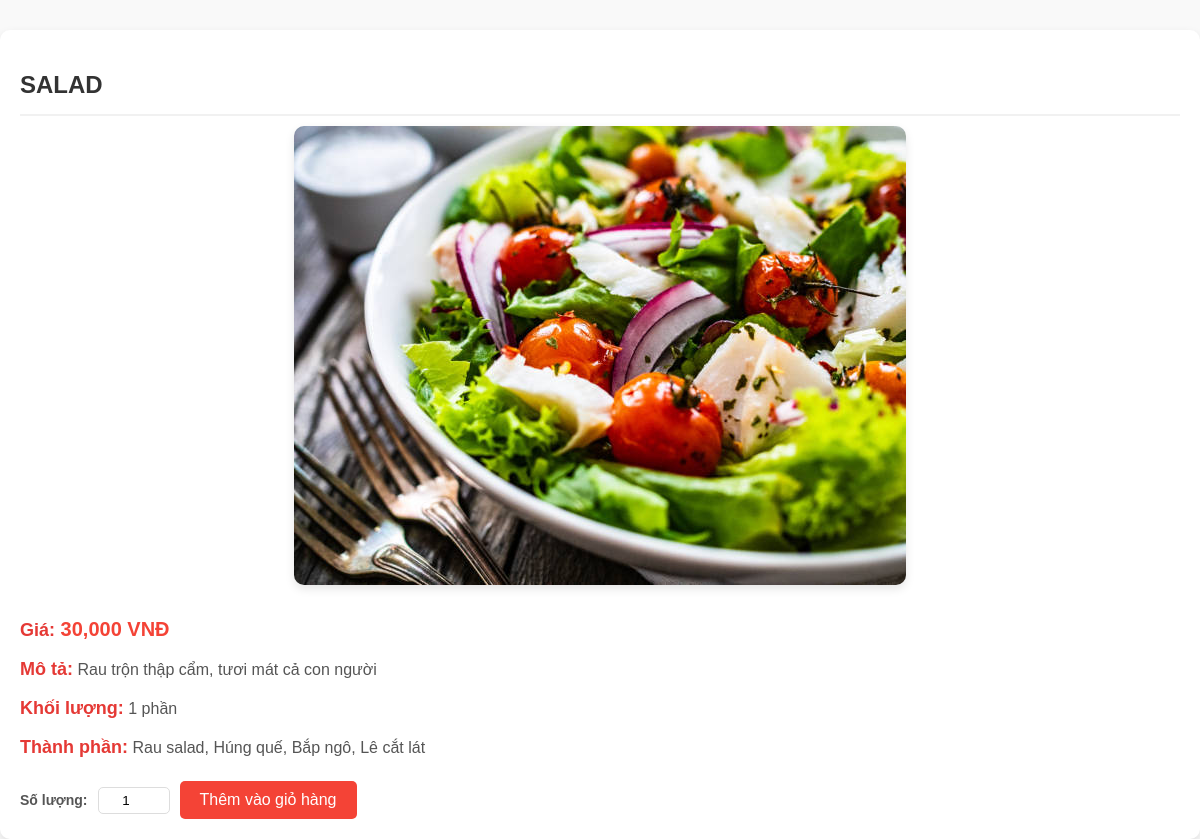
The page /product_detail.php?id=8 on the database its author committed.
### tables this page shows
CREATE TABLE `products_detail` (
  `id` int(11) NOT NULL,
  `name` varchar(255) NOT NULL,
  `price` decimal(10,2) NOT NULL,
  `image` varchar(255) NOT NULL,
  `description` text DEFAULT NULL,
  `weight` varchar(50) DEFAULT NULL,
  `ingredients` text DEFAULT NULL
);

### product_detail.php (the view, shortened to what this page needs)
<?php
$conn = new mysqli('localhost', 'root', '', 'food_db');
$id = isset($_GET['id']) ? (int)$_GET['id'] : 0;
$stmt = $conn->prepare("SELECT * FROM products_detail WHERE id = ?");
$stmt->bind_param("i", $id);
$stmt->execute();
$result = $stmt->get_result();
$product = $result->fetch_assoc();
?>
<!DOCTYPE html>
<html lang="vi">
<head>
    <link rel="stylesheet" href="css/product_detail.css">
</head>
<body>
    <div id="product-detail">
        <h1><?php echo htmlspecialchars($product['name']); ?></h1>
        <div class="image">
            <img src="<?php echo htmlspecialchars($product['image']); ?>" alt="<?php echo htmlspecialchars($product['name']); ?>">
        </div>
        <div class="details">
            <p><strong>Giá:</strong> <?php echo number_format($product['price']); ?> VNĐ</p>
            <p><strong>Mô tả:</strong> <?php echo htmlspecialchars($product['description']); ?></p>
            <p><strong>Khối lượng:</strong> <?php echo htmlspecialchars($product['weight']); ?></p>
            <p><strong>Thành phần:</strong> <?php echo htmlspecialchars($product['ingredients']); ?></p>
        </div>
        <form method="post" action="add_to_cart.php">
            <label for="quantity">Số lượng:</label>
            <input type="number" name="quantity" id="quantity" value="1" min="1" max="10">
            <button type="submit">Thêm vào giỏ hàng</button>
        </form>
    </div>
</body>
</html>

### css/product_detail.css (style rules this page uses)
body { font-family: Arial, sans-serif; line-height: 1.6; margin: 0; padding: 0; background-color: #f9f9f9; }
#product-detail { max-width: 1200px; margin: 0 auto; background: #fff; padding: 20px; border-radius: 10px; box-shadow: 0 4px 10px rgba(0, 0, 0, 0.1); margin-top: 30px; }
#product-detail h1 { font-size: 24px; color: #333; margin-bottom: 10px; text-transform: uppercase; font-weight: bold; text-align: left; border-bottom: 2px solid #f1f1f1; padding-bottom: 10px; }
#product-detail .image { text-align: center; margin-bottom: 20px; }
#product-detail .image img { max-width: 100%; border-radius: 10px; box-shadow: 0 4px 10px rgba(0, 0, 0, 0.1); }
#product-detail .details { margin-bottom: 20px; color: #555; }
#product-detail .details p { margin: 10px 0; }
#product-detail .details strong { font-weight: bold; color: #333; }
form { display: flex; flex-wrap: wrap; align-items: center; gap: 10px; }
form label { font-size: 14px; font-weight: bold; color: #555; }
form input[type="number"] { width: 60px; padding: 5px; border: 1px solid #ddd; border-radius: 5px; text-align: center; }
form button { background-color: #f44336; color: #fff; border: none; padding: 10px 20px; border-radius: 5px; cursor: pointer; font-size: 16px; transition: background 0.3s; }
#product-detail .details p strong { font-size: 18px; color: #e53935; }
#product-detail .details p:first-child { font-size: 20px; font-weight: bold; color: #f44336; }

### rows shown on the page
products_detail: name "SALAD", image (picture), price "30,000", description "Rau trộn thập cẩm, tươi mát cả con người", weight "1 phần", ingredients "Rau salad, Húng quế, Bắp ngô, Lê cắt lát"
